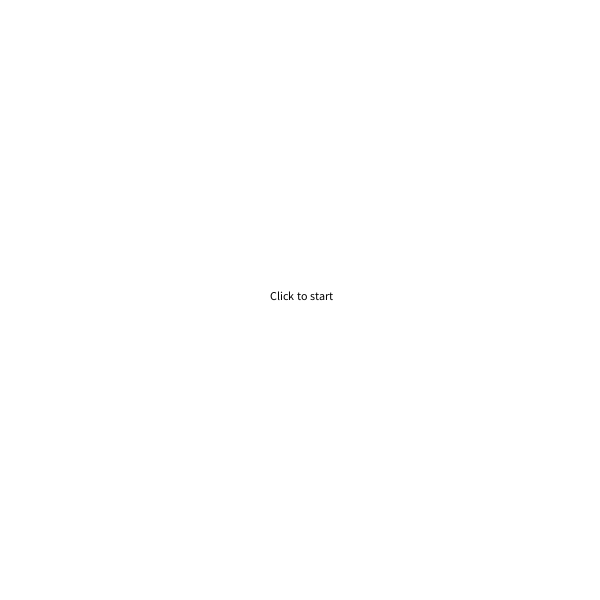
Frame 1 (no input)
Frame 60 (the mouse pressed at the canvas centre just before this capture): identical to frame 1, image omitted
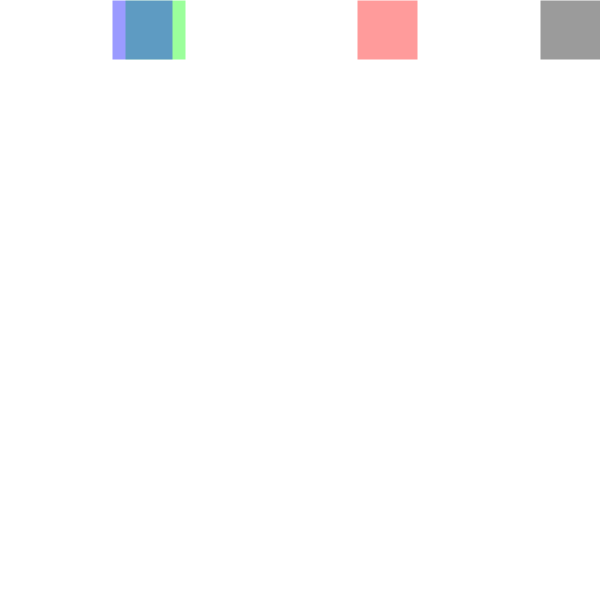
Frame 120 (the mouse held since frame 60 and released just before this capture)

The Processing sketch that drew these frames (run headless with seeded random() and noise(); from frame 60 on, the mouse is pressed at the canvas centre):

// Processing sketch: rainingcolourblocks
// ── rainingcolourblocks.pde
int SIZE = 600;
int baset, tvar;
int SW;
boolean started;
float j = 0;
float[] exes = {random(0, SIZE), random(0, SIZE), random(0, SIZE), random(0, SIZE)};
color[] colours = {color(255,0,0), color(0,255,0), color(0,0,0), color(0, 0, 255)};

void setup() {
  SW = 10;
  fill(0);
  strokeCap(SQUARE);
  surface.setSize(SIZE, SIZE);
  background(255);
  strokeWeight(SW);
  baset = 5;
  tvar = 0;
}

void lines() {
  stroke(0, 200);
  strokeWeight(60);
  for(int i = 0; i < exes.length; i++){
    float x = exes[i];
    stroke(colours[i], 100);
    line(x,0,x,((SIZE/600.0)*(j)));
  }
  j = (j + 1);
  if(j > 600) {
    resetExes();
    j = 0;
  }
}

void resetExes() {
  for(int i = 0; i < exes.length; i++){
    exes[i] = random(SIZE);
  }
}

void mousePressed() {
  started = true;
}


void draw() {
  if(started){
    fill(255);
    stroke(255);
    rect(0, 0, SIZE,SIZE);
    lines();
    noFill();
    } else {
    background(255);
    text("Click to start", SIZE*0.45, SIZE*0.5);
  }
}
